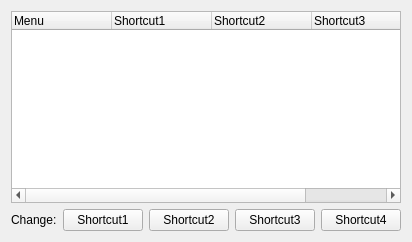
           <widget class="QWidget" name="widget_5">
            <attribute name="title">
             <string>Shortcut</string>
            </attribute>
            <layout class="QVBoxLayout" name="verticalLayout_3">
             <item>
              <widget class="QTreeWidget" name="shortcutTree">
               <property name="alternatingRowColors">
                <bool>true</bool>
               </property>
               <column>
                <property name="text">
                 <string>Menu</string>
                </property>
               </column>
               <column>
                <property name="text">
                 <string>Shortcut1</string>
                </property>
               </column>
               <column>
                <property name="text">
                 <string>Shortcut2</string>
                </property>
               </column>
               <column>
                <property name="text">
                 <string>Shortcut3</string>
                </property>
               </column>
               <column>
                <property name="text">
                 <string>Shortcut4</string>
                </property>
               </column>
              </widget>
             </item>
             <item>
              <layout class="QHBoxLayout" name="_3">
               <item>
                <widget class="QLabel" name="label">
                 <property name="sizePolicy">
                  <sizepolicy hsizetype="Minimum" vsizetype="Preferred">
                   <horstretch>0</horstretch>
                   <verstretch>0</verstretch>
                  </sizepolicy>
                 </property>
                 <property name="text">
                  <string>Change:</string>
                 </property>
                </widget>
               </item>
               <item>
                <widget class="QPushButton" name="shortcut1">
                 <property name="sizePolicy">
                  <sizepolicy hsizetype="Expanding" vsizetype="Fixed">
                   <horstretch>0</horstretch>
                   <verstretch>0</verstretch>
                  </sizepolicy>
                 </property>
                 <property name="text">
                  <string>Shortcut1</string>
                 </property>
                </widget>
               </item>
               <item>
                <widget class="QPushButton" name="shortcut2">
                 <property name="sizePolicy">
                  <sizepolicy hsizetype="Expanding" vsizetype="Fixed">
                   <horstretch>0</horstretch>
                   <verstretch>0</verstretch>
                  </sizepolicy>
                 </property>
                 <property name="text">
                  <string>Shortcut2</string>
                 </property>
                </widget>
               </item>
               <item>
                <widget class="QPushButton" name="shortcut3">
                 <property name="sizePolicy">
                  <sizepolicy hsizetype="Expanding" vsizetype="Fixed">
                   <horstretch>0</horstretch>
                   <verstretch>0</verstretch>
                  </sizepolicy>
                 </property>
                 <property name="text">
                  <string>Shortcut3</string>
                 </property>
                </widget>
               </item>
               <item>
                <widget class="QPushButton" name="shortcut4">
                 <property name="sizePolicy">
                  <sizepolicy hsizetype="Expanding" vsizetype="Fixed">
                   <horstretch>0</horstretch>
                   <verstretch>0</verstretch>
                  </sizepolicy>
                 </property>
                 <property name="text">
                  <string>Shortcut4</string>
                 </property>
                </widget>
               </item>
              </layout>
             </item>
            </layout>
           </widget>
